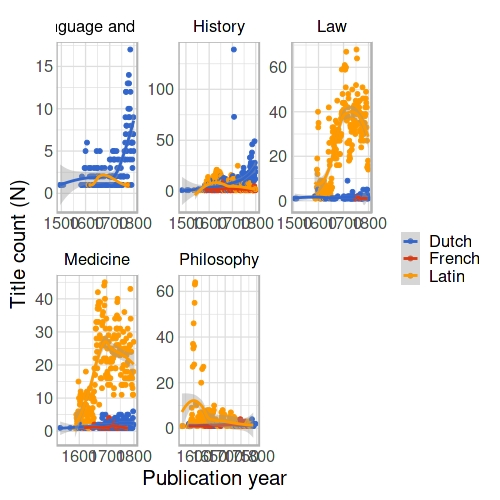

Write the R code that produced this figure.
stcn$genre <- tolower(stcn$genre)
top <- rev(rev(sort(table(stcn$publication_place)))[2:2])
yy <- stcn %>% filter(publication_place %in% names(top))
yy1 <- yy[grep("law", yy$genre),]
yy2 <- yy[grep("theology", yy$genre),]
yy3 <- yy[grep("public and social administration", yy$genre),]
yy4 <- yy[grep("history", yy$genre),]
yy5 <- yy[grep("medicine", yy$genre),]
yy6 <- yy[grep("dutch language and literature", yy$genre),]
yy7 <- yy[grep("french language and literature", yy$genre),]
yy8 <- yy[grep("latin language and literature", yy$genre),]
yy9 <- yy[grep("philosophy", yy$genre),]
yy10 <- yy[grep("poetry", yy$genre),]
###
myvars <- as.vector(c("publication_year", "language_all"))
a1 = yy1[myvars]
b1 = yy2[myvars]
c1 = yy3[myvars]
d1 = yy4[myvars]
e1 = yy5[myvars]
f1 = yy6[myvars]
g1 = yy7[myvars]
h1 = yy8[myvars]
i1 = yy9[myvars]
j1 = yy10[myvars]

a1$cat <- "Law"

#b1$cat <- "theology"
#c1$cat <- "public and social administration"

d1$cat <- "History"
e1$cat <- "Medicine"

f1$cat <- "Dutch language and literature"
#g1$cat <- "french language and literature"
#h1$cat <- "latin language and literature"
i1$cat <- "Philosophy"
#j1$cat <- "poetry"
#g1 <- rbind(a1, b1, c1, d1, e1, f1, g1, h1, i1, j1)
g1 <- rbind(a1, d1, e1, f1, i1)

#"Kuvaan kategoriat 
# Law, Medicine, History (combined), Theology (combined); 
# jos lisäksi voi olla Philosophy ja vertailun vuoksi Dutch language and literature tai Public and social administration."

###
ss2 <- g1 %>% group_by(publication_year, language_all, cat) %>%
 arrange(publication_year) %>%
 summarize(n = n())
ss2 <- ss2 %>% drop_na(publication_year)
####
top <- rev(rev(sort(table(ss2$language_all)))[1:3])
ss2 <- ss2 %>% filter(language_all %in% names(top))
ss2 <- ss2 %>% filter(publication_year < 1800)
 # labs(title="Leiden subject topics; top-3 language_all") +
p <- ggplot(ss2, aes(x=publication_year, y=n, colour=language_all)) +
 geom_point() +
 stat_smooth(method = 'loess')  +
 labs(color="", x="Publication year", y = "Title count (N)") + 
 facet_wrap(~cat, scales = "free")  +
 theme_comhis("discrete", base_size=20)


CairoJPEG("Figure11.jpg", width=1*500, height=1*500, quality=100)
print(p)
dev.off()
